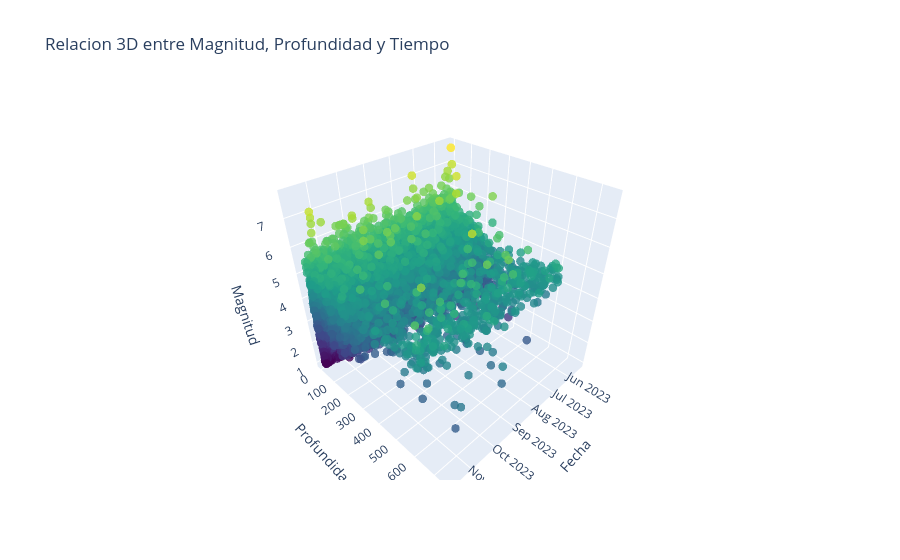

Notebook source saved alongside this figure:
### Code cell
fig6 = go.Figure(
    go.Scatter3d(
        x=df["Date & Time"],
        y=df["Depth"],
        z=df["Magnitude"],
        mode="markers",
        marker=dict(
            size=5,
            color=df["Magnitude"],
            colorscale="Viridis",
            opacity=0.8
        )
    )
)

fig6.update_layout(
    title="Relacion 3D entre Magnitud, Profundidad y Tiempo",
    scene=dict(
        xaxis_title="Fecha",
        yaxis_title="Profundidad",
        zaxis_title="Magnitud"
    )
)

### Figure 1 — Plotly figure (JSON) as saved in the notebook; plotly's stock layout.template omitted (floating-point values rounded to 4 significant figures; data arrays with more than 128 entries replaced by an {"elided": "..."} marker saying what was removed)
{"data": [{"marker": {"color": {"elided": "52767 float values"}, "colorscale": [[0, "#440154"], [0.1111, "#482878"], [0.2222, "#3e4989"], [0.3333, "#31688e"], [0.4444, "#26828e"], [0.5556, "#1f9e89"], [0.6667, "#35b779"], [0.7778, "#6ece58"], [0.8889, "#b5de2b"], [1, "#fde725"]], "opacity": 0.8, "size": 5}, "mode": "markers", "type": "scatter3d", "x": {"elided": "52767 str values"}, "y": {"elided": "52767 int values"}, "z": {"elided": "52767 float values"}}], "layout": {"scene": {"xaxis": {"title": {"text": "Fecha"}}, "yaxis": {"title": {"text": "Profundidad"}}, "zaxis": {"title": {"text": "Magnitud"}}}, "title": {"text": "Relacion 3D entre Magnitud, Profundidad y Tiempo"}}}
